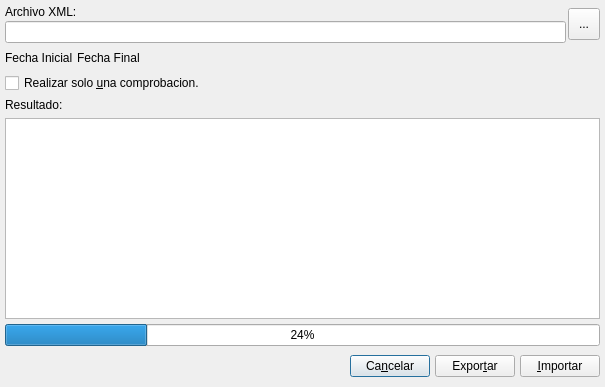
<ui version="4.0" >
 <class>ImportExportBulmafactBase</class>
 <widget class="QDialog" name="ImportExportBulmafactBase" >
  <property name="geometry" >
   <rect>
    <x>0</x>
    <y>0</y>
    <width>605</width>
    <height>387</height>
   </rect>
  </property>
  <property name="windowTitle" >
   <string>Importar y Exportar Datos</string>
  </property>
  <layout class="QVBoxLayout" >
   <property name="margin" >
    <number>5</number>
   </property>
   <property name="spacing" >
    <number>5</number>
   </property>
   <item>
    <layout class="QHBoxLayout" >
     <property name="margin" >
      <number>0</number>
     </property>
     <property name="spacing" >
      <number>2</number>
     </property>
     <item>
      <layout class="QVBoxLayout" >
       <property name="margin" >
        <number>0</number>
       </property>
       <property name="spacing" >
        <number>2</number>
       </property>
       <item>
        <widget class="QLabel" name="textLabel1_3" >
         <property name="frameShape" >
          <enum>QFrame::NoFrame</enum>
         </property>
         <property name="text" >
          <string>Archivo XML:</string>
         </property>
        </widget>
       </item>
       <item>
        <widget class="QLineEdit" name="m_XML" />
       </item>
      </layout>
     </item>
     <item>
      <widget class="QToolButton" name="toolButton1_5" >
       <property name="sizePolicy" >
        <sizepolicy>
         <hsizetype>0</hsizetype>
         <vsizetype>0</vsizetype>
         <horstretch>32</horstretch>
         <verstretch>32</verstretch>
        </sizepolicy>
       </property>
       <property name="minimumSize" >
        <size>
         <width>32</width>
         <height>32</height>
        </size>
       </property>
       <property name="text" >
        <string>...</string>
       </property>
      </widget>
     </item>
    </layout>
   </item>
   <item>
    <layout class="QHBoxLayout" >
     <property name="margin" >
      <number>0</number>
     </property>
     <property name="spacing" >
      <number>2</number>
     </property>
     <item>
      <widget class="QLabel" name="textLabel2" >
       <property name="text" >
        <string>Fecha Inicial</string>
       </property>
      </widget>
     </item>
     <item>
      <widget class="BusquedaFecha" native="1" name="m_fechainicial" />
     </item>
     <item>
      <widget class="QLabel" name="textLabel2_2" >
       <property name="text" >
        <string>Fecha Final</string>
       </property>
      </widget>
     </item>
     <item>
      <widget class="BusquedaFecha" native="1" name="m_fechafinal" />
     </item>
     <item>
      <spacer>
       <property name="orientation" >
        <enum>Qt::Horizontal</enum>
       </property>
       <property name="sizeType" >
        <enum>QSizePolicy::Expanding</enum>
       </property>
       <property name="sizeHint" >
        <size>
         <width>70</width>
         <height>20</height>
        </size>
       </property>
      </spacer>
     </item>
    </layout>
   </item>
   <item>
    <widget class="QCheckBox" name="m_test" >
     <property name="text" >
      <string>Realizar solo &amp;una comprobacion.</string>
     </property>
    </widget>
   </item>
   <item>
    <layout class="QVBoxLayout" >
     <property name="margin" >
      <number>0</number>
     </property>
     <property name="spacing" >
      <number>6</number>
     </property>
     <item>
      <widget class="QLabel" name="textLabel3" >
       <property name="text" >
        <string>Resultado:</string>
       </property>
      </widget>
     </item>
     <item>
      <widget class="QTextEdit" name="m_mensajes" />
     </item>
    </layout>
   </item>
   <item>
    <widget class="QProgressBar" name="m_progressbar" >
     <property name="value" >
      <number>24</number>
     </property>
     <property name="orientation" >
      <enum>Qt::Horizontal</enum>
     </property>
    </widget>
   </item>
   <item>
    <layout class="QHBoxLayout" >
     <property name="margin" >
      <number>0</number>
     </property>
     <property name="spacing" >
      <number>5</number>
     </property>
     <item>
      <spacer>
       <property name="orientation" >
        <enum>Qt::Horizontal</enum>
       </property>
       <property name="sizeType" >
        <enum>QSizePolicy::Expanding</enum>
       </property>
       <property name="sizeHint" >
        <size>
         <width>340</width>
         <height>31</height>
        </size>
       </property>
      </spacer>
     </item>
     <item>
      <widget class="QPushButton" name="pushButtonF_X" >
       <property name="text" >
        <string>Ca&amp;ncelar</string>
       </property>
      </widget>
     </item>
     <item>
      <widget class="QPushButton" name="pushButton33_2" >
       <property name="text" >
        <string>Expor&amp;tar</string>
       </property>
      </widget>
     </item>
     <item>
      <widget class="QPushButton" name="pushButton33" >
       <property name="text" >
        <string>&amp;Importar</string>
       </property>
      </widget>
     </item>
    </layout>
   </item>
  </layout>
 </widget>
 <layoutdefault spacing="2" margin="5" />
 <customwidgets>
  <customwidget>
   <class>BusquedaFecha</class>
   <extends>QWidget</extends>
   <header>../../bulmalib/src/busquedafecha.h</header>
  </customwidget>
 </customwidgets>
 <tabstops>
  <tabstop>pushButtonF_X</tabstop>
 </tabstops>
 <resources/>
 <connections/>
</ui>
